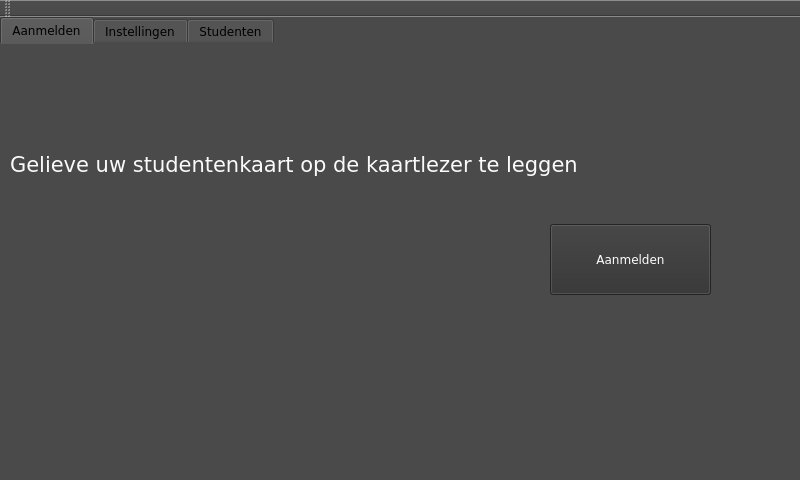
<?xml version="1.0" encoding="UTF-8"?>
<ui version="4.0">
 <class>MainWindow</class>
 <widget class="QMainWindow" name="MainWindow">
  <property name="geometry">
   <rect>
    <x>0</x>
    <y>0</y>
    <width>800</width>
    <height>480</height>
   </rect>
  </property>
  <property name="windowTitle">
   <string>MainWindow</string>
  </property>
  <property name="styleSheet">
   <string notr="true">background-color: rgb(74, 74, 74);</string>
  </property>
  <widget class="QWidget" name="centralWidget">
   <widget class="QTabWidget" name="Tabs">
    <property name="geometry">
     <rect>
      <x>0</x>
      <y>0</y>
      <width>811</width>
      <height>441</height>
     </rect>
    </property>
    <property name="font">
     <font>
      <family>DejaVu Sans</family>
     </font>
    </property>
    <property name="styleSheet">
     <string notr="true">background-color: rgb(74, 74, 74);
border-color: rgb(6, 6, 6);</string>
    </property>
    <property name="currentIndex">
     <number>0</number>
    </property>
    <widget class="QWidget" name="aanmelden">
     <attribute name="title">
      <string>Aanmelden</string>
     </attribute>
     <widget class="QLabel" name="label">
      <property name="geometry">
       <rect>
        <x>10</x>
        <y>80</y>
        <width>791</width>
        <height>81</height>
       </rect>
      </property>
      <property name="font">
       <font>
        <family>DejaVu Sans</family>
        <pointsize>16</pointsize>
       </font>
      </property>
      <property name="styleSheet">
       <string notr="true">background-color: rgb(74, 74, 74);
</string>
      </property>
      <property name="text">
       <string>&lt;html&gt;&lt;head/&gt;&lt;body&gt;&lt;p&gt;&lt;span style=&quot; color:#fafafa;&quot;&gt;Gelieve uw studentenkaart op de kaartlezer te leggen&lt;/span&gt;&lt;/p&gt;&lt;/body&gt;&lt;/html&gt;</string>
      </property>
      <property name="margin">
       <number>4</number>
      </property>
     </widget>
     <widget class="QPushButton" name="Studentaanmelden">
      <property name="geometry">
       <rect>
        <x>550</x>
        <y>180</y>
        <width>161</width>
        <height>71</height>
       </rect>
      </property>
      <property name="font">
       <font>
        <family>DejaVu Sans</family>
       </font>
      </property>
      <property name="styleSheet">
       <string notr="true">background-color: rgb(50, 50, 50);
color: rgb(255, 255, 255);</string>
      </property>
      <property name="text">
       <string>Aanmelden</string>
      </property>
     </widget>
     <widget class="QWidget" name="widget" native="true">
      <property name="geometry">
       <rect>
        <x>50</x>
        <y>230</y>
        <width>231</width>
        <height>131</height>
       </rect>
      </property>
      <property name="font">
       <font>
        <family>DejaVu Sans</family>
       </font>
      </property>
      <property name="styleSheet">
       <string notr="true">image: url(:/1314_logo_pxl_tech.png);</string>
      </property>
     </widget>
    </widget>
    <widget class="QWidget" name="Instellingen">
     <attribute name="title">
      <string>Instellingen</string>
     </attribute>
     <widget class="QStackedWidget" name="Inlogwidget">
      <property name="geometry">
       <rect>
        <x>-20</x>
        <y>-10</y>
        <width>821</width>
        <height>411</height>
       </rect>
      </property>
      <property name="font">
       <font>
        <family>DejaVu Sans</family>
       </font>
      </property>
      <property name="styleSheet">
       <string notr="true">background-color: rgb(74, 74, 74);
border-color: rgb(8, 8, 8);</string>
      </property>
      <property name="currentIndex">
       <number>0</number>
      </property>
      <widget class="QWidget" name="page">
       <widget class="QFrame" name="LoginBlokje">
        <property name="geometry">
         <rect>
          <x>250</x>
          <y>70</y>
          <width>321</width>
          <height>251</height>
         </rect>
        </property>
        <property name="font">
         <font>
          <family>DejaVu Sans</family>
         </font>
        </property>
        <property name="styleSheet">
         <string notr="true">background-color: rgb(109, 109, 109);</string>
        </property>
        <property name="frameShape">
         <enum>QFrame::StyledPanel</enum>
        </property>
        <property name="frameShadow">
         <enum>QFrame::Raised</enum>
        </property>
        <widget class="QLabel" name="label_2">
         <property name="geometry">
          <rect>
           <x>120</x>
           <y>20</y>
           <width>81</width>
           <height>41</height>
          </rect>
         </property>
         <property name="font">
          <font>
           <family>MS Shell Dlg 2</family>
           <pointsize>16</pointsize>
           <weight>50</weight>
           <italic>false</italic>
           <bold>false</bold>
          </font>
         </property>
         <property name="styleSheet">
          <string notr="true">font: 16pt &quot;MS Shell Dlg 2&quot;;</string>
         </property>
         <property name="text">
          <string>&lt;html&gt;&lt;head/&gt;&lt;body&gt;&lt;p&gt;&lt;span style=&quot; color:#f3f3f3;&quot;&gt;Log in&lt;/span&gt;&lt;/p&gt;&lt;/body&gt;&lt;/html&gt;</string>
         </property>
        </widget>
        <widget class="QLineEdit" name="Admin">
         <property name="geometry">
          <rect>
           <x>160</x>
           <y>80</y>
           <width>113</width>
           <height>24</height>
          </rect>
         </property>
         <property name="font">
          <font>
           <family>DejaVu Sans</family>
          </font>
         </property>
         <property name="styleSheet">
          <string notr="true">border-color: rgb(12, 12, 12);</string>
         </property>
         <property name="inputMask">
          <string/>
         </property>
         <property name="text">
          <string/>
         </property>
         <property name="frame">
          <bool>true</bool>
         </property>
         <property name="placeholderText">
          <string>Admin</string>
         </property>
        </widget>
        <widget class="QLineEdit" name="Wachtwoord">
         <property name="geometry">
          <rect>
           <x>160</x>
           <y>120</y>
           <width>113</width>
           <height>24</height>
          </rect>
         </property>
         <property name="font">
          <font>
           <family>DejaVu Sans</family>
          </font>
         </property>
         <property name="styleSheet">
          <string notr="true">border-color: rgb(2, 2, 2);</string>
         </property>
         <property name="echoMode">
          <enum>QLineEdit::Password</enum>
         </property>
        </widget>
        <widget class="QLabel" name="label_3">
         <property name="geometry">
          <rect>
           <x>90</x>
           <y>80</y>
           <width>61</width>
           <height>20</height>
          </rect>
         </property>
         <property name="font">
          <font>
           <family>DejaVu Sans</family>
          </font>
         </property>
         <property name="text">
          <string>&lt;html&gt;&lt;head/&gt;&lt;body&gt;&lt;p&gt;&lt;span style=&quot; color:#f5f5f5;&quot;&gt;Username&lt;/span&gt;&lt;/p&gt;&lt;/body&gt;&lt;/html&gt;</string>
         </property>
        </widget>
        <widget class="QLabel" name="label_4">
         <property name="geometry">
          <rect>
           <x>90</x>
           <y>120</y>
           <width>61</width>
           <height>20</height>
          </rect>
         </property>
         <property name="font">
          <font>
           <family>DejaVu Sans</family>
          </font>
         </property>
         <property name="text">
          <string>&lt;html&gt;&lt;head/&gt;&lt;body&gt;&lt;p&gt;&lt;span style=&quot; color:#f5f5f5;&quot;&gt;Password&lt;/span&gt;&lt;/p&gt;&lt;/body&gt;&lt;/html&gt;</string>
         </property>
        </widget>
        <widget class="QPushButton" name="Inloggen">
         <property name="geometry">
          <rect>
           <x>120</x>
           <y>160</y>
           <width>80</width>
           <height>25</height>
          </rect>
         </property>
         <property name="font">
          <font>
           <family>DejaVu Sans</family>
          </font>
         </property>
         <property name="text">
          <string>Log in</string>
         </property>
        </widget>
        <widget class="QLabel" name="ErrorLabel">
         <property name="enabled">
          <bool>true</bool>
         </property>
         <property name="geometry">
          <rect>
           <x>-9</x>
           <y>210</y>
           <width>331</width>
           <height>21</height>
          </rect>
         </property>
         <property name="font">
          <font>
           <family>DejaVu Sans</family>
          </font>
         </property>
         <property name="styleSheet">
          <string notr="true">background-color: rgb(16, 16, 16);</string>
         </property>
         <property name="inputMethodHints">
          <set>Qt::ImhNone</set>
         </property>
         <property name="frameShape">
          <enum>QFrame::StyledPanel</enum>
         </property>
         <property name="frameShadow">
          <enum>QFrame::Sunken</enum>
         </property>
         <property name="text">
          <string>&lt;html&gt;&lt;head/&gt;&lt;body&gt;&lt;p align=&quot;center&quot;&gt;&lt;span style=&quot; font-weight:600; color:#ea0003;&quot;&gt;De username of het password is incorrect&lt;/span&gt;&lt;/p&gt;&lt;/body&gt;&lt;/html&gt;</string>
         </property>
         <property name="textFormat">
          <enum>Qt::RichText</enum>
         </property>
         <property name="margin">
          <number>0</number>
         </property>
        </widget>
        <zorder>ErrorLabel</zorder>
        <zorder>label_2</zorder>
        <zorder>Admin</zorder>
        <zorder>Wachtwoord</zorder>
        <zorder>label_3</zorder>
        <zorder>label_4</zorder>
        <zorder>Inloggen</zorder>
       </widget>
      </widget>
      <widget class="QWidget" name="page_2">
       <widget class="QCheckBox" name="Internettoegang">
        <property name="geometry">
         <rect>
          <x>40</x>
          <y>60</y>
          <width>181</width>
          <height>22</height>
         </rect>
        </property>
        <property name="text">
         <string>Alle websites blokkeren</string>
        </property>
       </widget>
       <widget class="QTextEdit" name="Websites">
        <property name="geometry">
         <rect>
          <x>40</x>
          <y>140</y>
          <width>271</width>
          <height>201</height>
         </rect>
        </property>
       </widget>
       <widget class="QLabel" name="label_9">
        <property name="geometry">
         <rect>
          <x>50</x>
          <y>120</y>
          <width>141</width>
          <height>16</height>
         </rect>
        </property>
        <property name="text">
         <string>&lt;html&gt;&lt;head/&gt;&lt;body&gt;&lt;p&gt;&lt;span style=&quot; color:#ffffff;&quot;&gt;Blacklist websites:&lt;/span&gt;&lt;/p&gt;&lt;/body&gt;&lt;/html&gt;</string>
        </property>
       </widget>
      </widget>
     </widget>
    </widget>
    <widget class="QWidget" name="Studenten">
     <attribute name="title">
      <string>Studenten</string>
     </attribute>
     <widget class="QColumnView" name="InfoStudenten">
      <property name="geometry">
       <rect>
        <x>50</x>
        <y>60</y>
        <width>691</width>
        <height>301</height>
       </rect>
      </property>
      <property name="font">
       <font>
        <family>DejaVu Sans</family>
       </font>
      </property>
     </widget>
     <widget class="QLabel" name="label_5">
      <property name="geometry">
       <rect>
        <x>70</x>
        <y>30</y>
        <width>111</width>
        <height>16</height>
       </rect>
      </property>
      <property name="font">
       <font>
        <family>DejaVu Sans</family>
       </font>
      </property>
      <property name="text">
       <string>&lt;html&gt;&lt;head/&gt;&lt;body&gt;&lt;p&gt;&lt;span style=&quot; color:#ffffff;&quot;&gt;Studentennummer&lt;/span&gt;&lt;/p&gt;&lt;/body&gt;&lt;/html&gt;</string>
      </property>
     </widget>
     <widget class="QLabel" name="label_6">
      <property name="geometry">
       <rect>
        <x>620</x>
        <y>30</y>
        <width>101</width>
        <height>16</height>
       </rect>
      </property>
      <property name="font">
       <font>
        <family>DejaVu Sans</family>
       </font>
      </property>
      <property name="text">
       <string>&lt;html&gt;&lt;head/&gt;&lt;body&gt;&lt;p&gt;&lt;span style=&quot; color:#ffffff;&quot;&gt;Tijd van inloggen&lt;/span&gt;&lt;/p&gt;&lt;/body&gt;&lt;/html&gt;</string>
      </property>
     </widget>
     <widget class="QLabel" name="label_7">
      <property name="geometry">
       <rect>
        <x>250</x>
        <y>30</y>
        <width>81</width>
        <height>16</height>
       </rect>
      </property>
      <property name="font">
       <font>
        <family>DejaVu Sans</family>
       </font>
      </property>
      <property name="text">
       <string>&lt;html&gt;&lt;head/&gt;&lt;body&gt;&lt;p&gt;&lt;span style=&quot; color:#ffffff;&quot;&gt;Naam&lt;/span&gt;&lt;/p&gt;&lt;/body&gt;&lt;/html&gt;</string>
      </property>
     </widget>
     <widget class="QLabel" name="label_8">
      <property name="geometry">
       <rect>
        <x>430</x>
        <y>30</y>
        <width>55</width>
        <height>16</height>
       </rect>
      </property>
      <property name="font">
       <font>
        <family>DejaVu Sans</family>
       </font>
      </property>
      <property name="text">
       <string>&lt;html&gt;&lt;head/&gt;&lt;body&gt;&lt;p&gt;&lt;span style=&quot; color:#ffffff;&quot;&gt;Groep&lt;/span&gt;&lt;/p&gt;&lt;/body&gt;&lt;/html&gt;</string>
      </property>
     </widget>
    </widget>
   </widget>
  </widget>
  <widget class="QMenuBar" name="menuBar">
   <property name="geometry">
    <rect>
     <x>0</x>
     <y>0</y>
     <width>800</width>
     <height>25</height>
    </rect>
   </property>
  </widget>
  <widget class="QToolBar" name="mainToolBar">
   <property name="font">
    <font>
     <family>DejaVu Sans Mono</family>
    </font>
   </property>
   <attribute name="toolBarArea">
    <enum>TopToolBarArea</enum>
   </attribute>
   <attribute name="toolBarBreak">
    <bool>false</bool>
   </attribute>
  </widget>
  <widget class="QStatusBar" name="statusBar"/>
 </widget>
 <layoutdefault spacing="6" margin="11"/>
 <resources/>
 <connections/>
</ui>
